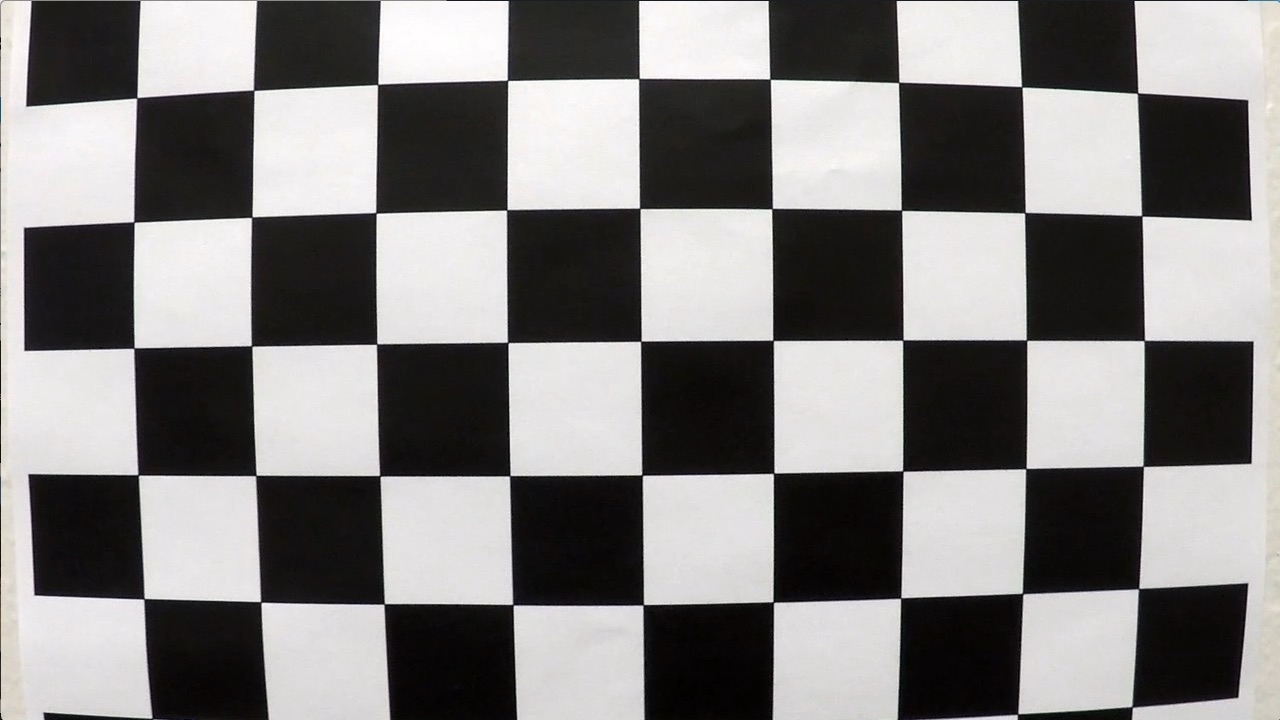
#> input picture camera_cal/calibration1.jpg, 1280 x 720 px; its folder holds 5 pictures in this run
$ jupyter execute --allow-errors perspective_transformation.ipynb   (shell and % lines are left out)   (older library calls are emulated)
#> lines starting #> are read from the running program, lines starting #| are printed output that depends on the picture
### project.py
import numpy as np
import cv2
import glob
import matplotlib.pyplot as plt
import matplotlib.image as im
import pickle

from sliding_window import SlidingWindow, Line
from thresholding import *


class Camera(object):
    def __init__(self):
        self.mtx  = None
        self.dist = None

    def calibrate(self, imagesPath):
        # Object points
#> called with imagesPath = './camera_cal/*.jpg'
        objp        = np.zeros((6*9, 3), np.float32)
        objp[:,:2] = np.mgrid[0:9, 0:6].T.reshape(-1,2)

        objpoints = []
        imgpoints = []

        images = glob.glob(imagesPath)

        for idx, filename in enumerate(images):
            # Read image
            image = im.imread(filename)
#> image is the input picture: shape (720, 1280, 3); mean R, G, B 130.1, 128.4, 127.8
            # Convert to gray scale
            gray = cv2.cvtColor(image, cv2.COLOR_RGB2GRAY)

            # Find image points
            isFound, points = cv2.findChessboardCorners(gray, (9,6), None)
#> isFound = False; points = None

            # Check if we found an image
            if isFound == True:
                objpoints.append(objp)
                imgpoints.append(points)

        cv2.destroyAllWindows()

        # Read test image
        image = im.imread(images[0])
        size  = (image.shape[1], image.shape[0])
#> size = (1280, 720)

        # Do camera calibration given object points and image points
        ret, mtx, dist, rvecs, tvecs = cv2.calibrateCamera(objpoints, imgpoints, size, None, None)

        self.mtx  = mtx
        self.dist = dist

    def  undistort(self, image):
        if self.mtx is None or self.dist is None:
            raise Exception("You need to calibrate the camera first")

        return cv2.undistort(image, self.mtx,self.dist, None, self.mtx)
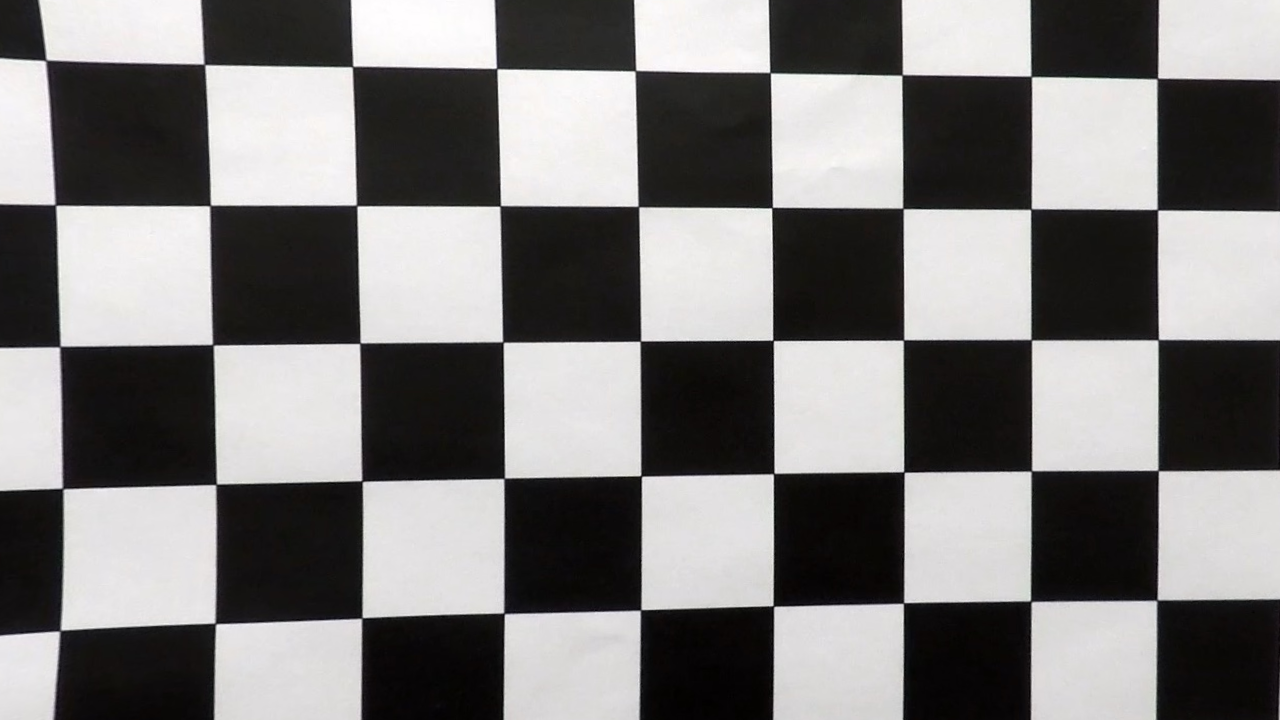
#> returned value: shape (720, 1280, 3); mean of channels 0, 1, 2 125.1, 123.5, 123.1; drawn as R, G, B


# [175 lines left out: functions gradients, find_lane_from_prev, find_lane, mark_lane, get_perspective_transform, get_points and 1 more, not called in this run]

class LaneDetection(object):
    # [30 lines left out: functions __init__, mark_lane, not called in this run]

### perspective_transformation.ipynb
[cell 1]
import numpy as np
import cv2
import glob
import matplotlib.pyplot as plt
import matplotlib.image as im
import pickle
from project import gradients, region_of_interest, get_points, Camera
from thresholding import *
from moviepy.editor import VideoFileClip

[cell 2]
camera = Camera()

camera.calibrate("./camera_cal/*.jpg")

# Read test image
image = im.imread("camera_cal/calibration1.jpg")
dst   = camera.undistort(image)

# Visualize undistortion
f, (ax1, ax2) = plt.subplots(1, 2, figsize=(20,10))
ax1.imshow(image)
ax1.set_title('Original Image', fontsize=30)
ax2.imshow(dst)
ax2.set_title('Undistorted Image', fontsize=30)
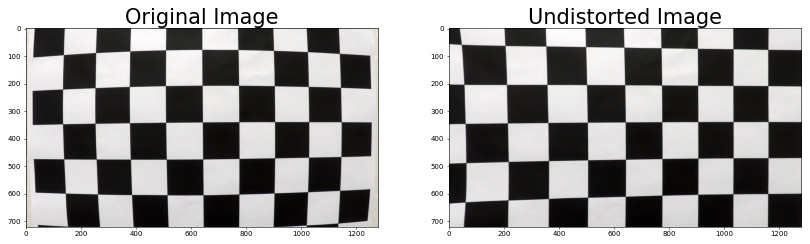
#> figure drawn by matplotlib, 2 panels

[cell 3]
frame_id          = 991
#> (the rest of this cell did not finish here and is left out)

[cell 4]
plt.figure()
plt.imshow(image)

[cell 5]
luv  = cv2.cvtColor(image, cv2.COLOR_RGB2LUV)
#> luv: shape (720, 1280, 3); mean of channels 0, 1, 2 128.8, 97, 136.9
l,u,v= cv2.split(luv)
plt.hist(l[0:10,700:710].flatten())
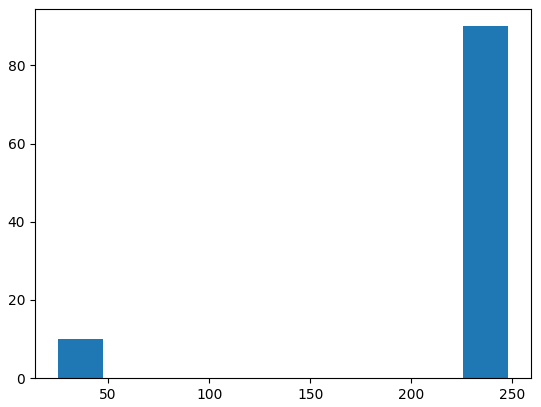
#> figure drawn by matplotlib, 1 panel; tallest bar 90 high, from x = 225.7 to 248

[cell 6]
hsv = cv2.cvtColor(image,cv2.COLOR_RGB2HSV)
#> hsv: shape (720, 1280, 3); mean H, S, V 82.1, 23, 130.3
h,s,v = cv2.split(hsv)
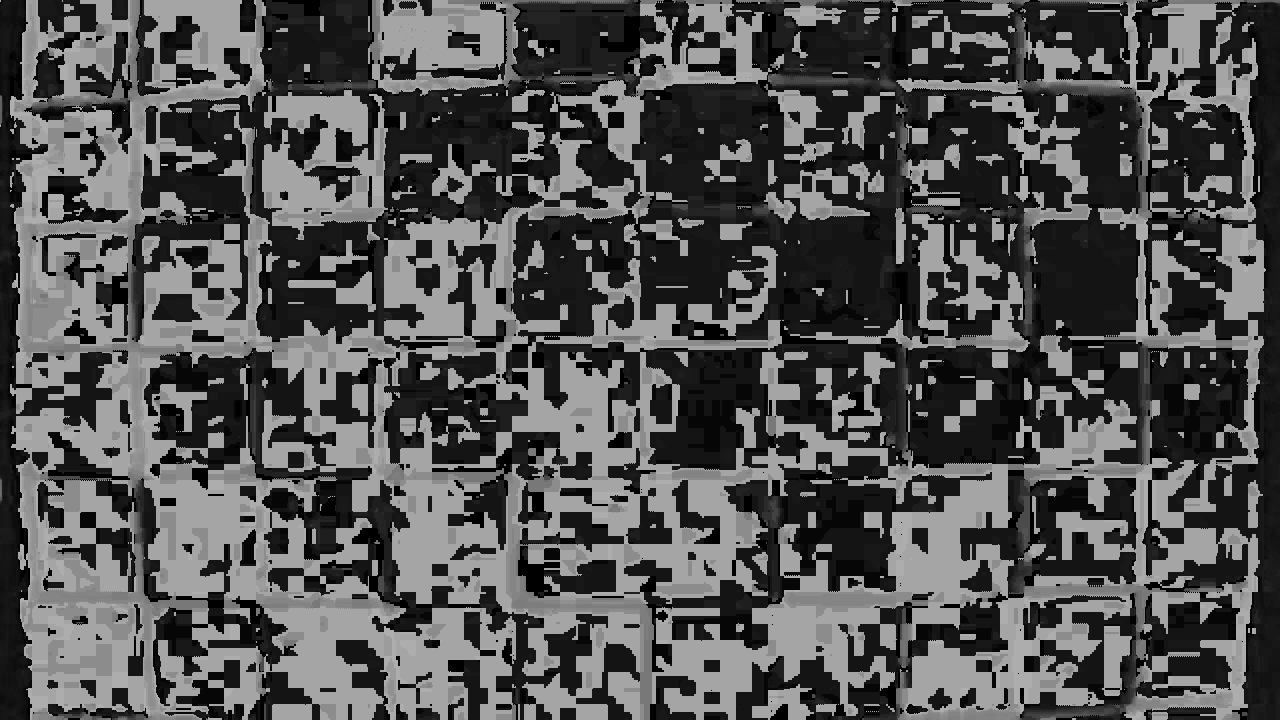
#> h: shape (720, 1280); min 0, max 177, mean 82.1
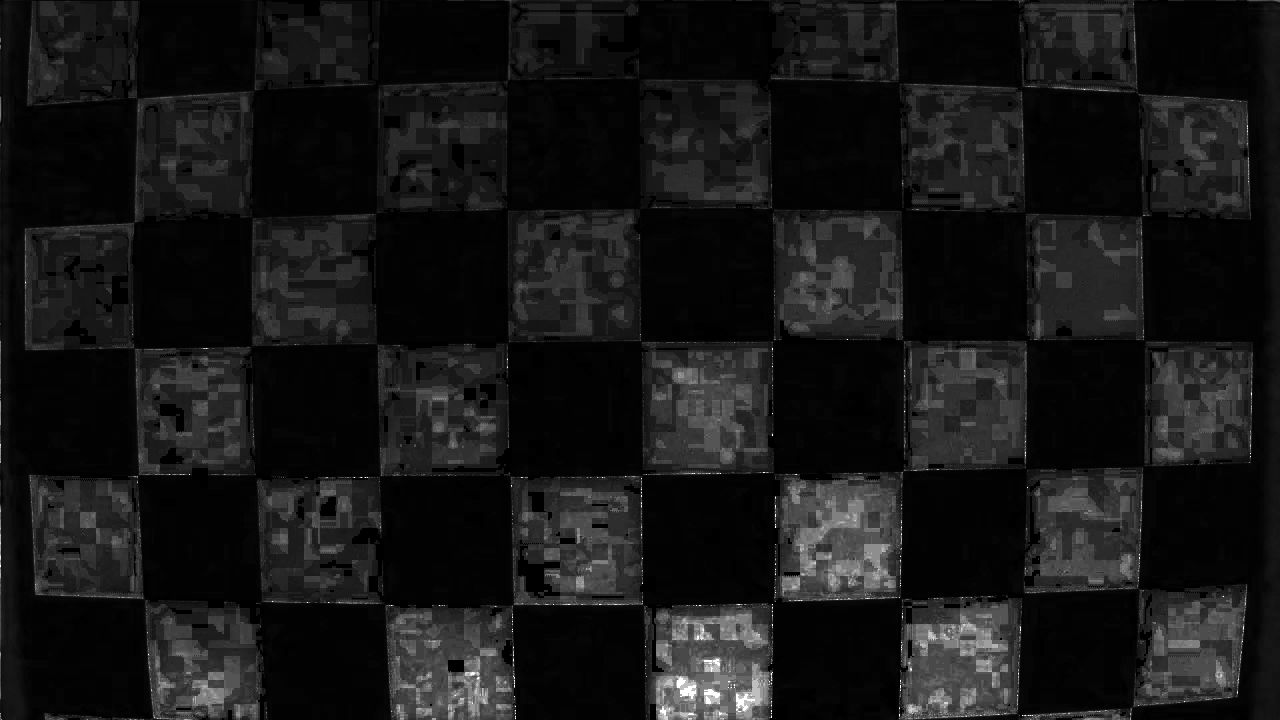
#> s: shape (720, 1280); min 0, max 255, mean 23
plt.figure(figsize=(20,20))
hist = cv2.calcHist([hsv], [0, 1], None, [180, 256], [0, 180, 0, 256])
plt.imshow(hist,interpolation = 'nearest')
plt.show()

[cell 7]
plt.scatter(h.flatten(), s.flatten())
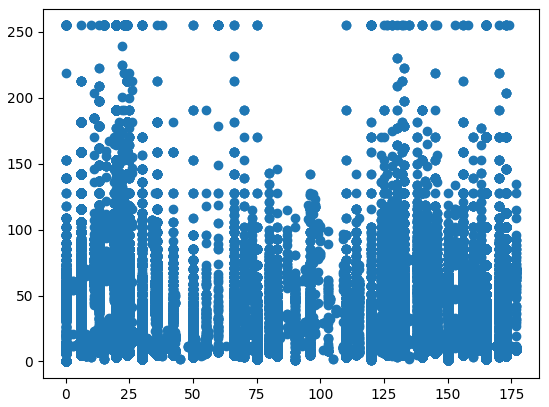
#> figure drawn by matplotlib, 1 panel
